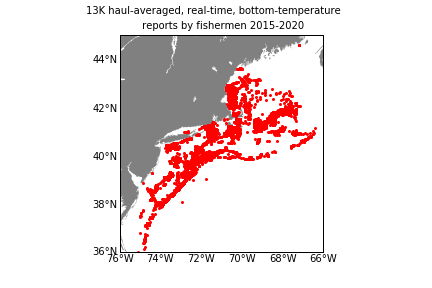

Write Python code to recreate this figure.
# -*- coding: utf-8 -*-
"""
Created on Tue Dec  1 12:12:23 2020

@author: Joann
"""
from matplotlib import pyplot as plt
from pandas import read_csv
import basemap_options as bm
region='ne'
#bm.basemap_region(region)# needs "necoast_noaa.dat" file
m=bm.basemap_standard([36,45],[-76,-66],[2])
emolt_QCed_path = 'https://apps-nefsc.fisheries.noaa.gov/drifter/emolt_QCed.csv'
df=read_csv(emolt_QCed_path)
df=df[df.flag==0]# good data only
df=df.drop(df[(df.lat>42.) & (df.lon<-71.)].index)
df=df.drop(df[(df.lat>43.9) & (df.lon<-69.)].index)
df=df.drop(df[(df.lat<39.5) & (df.lon>-70.)].index)
[x,y]=m(df.lon.values,df.lat.values)
plt.plot(x,y,'r.',markersize=4,zorder=1)
#[xt,yt]=m(-73.,37.)
#plt.annotate('locations of realtime bottom temperature reports by fishermen',(xt,yt))
plt.suptitle('13K haul-averaged, real-time, bottom-temperature  ', fontsize=10)
plt.title(' reports by fishermen 2015-2020', fontsize=10)
plt.savefig('plt_emolt_realtime_stations.png')